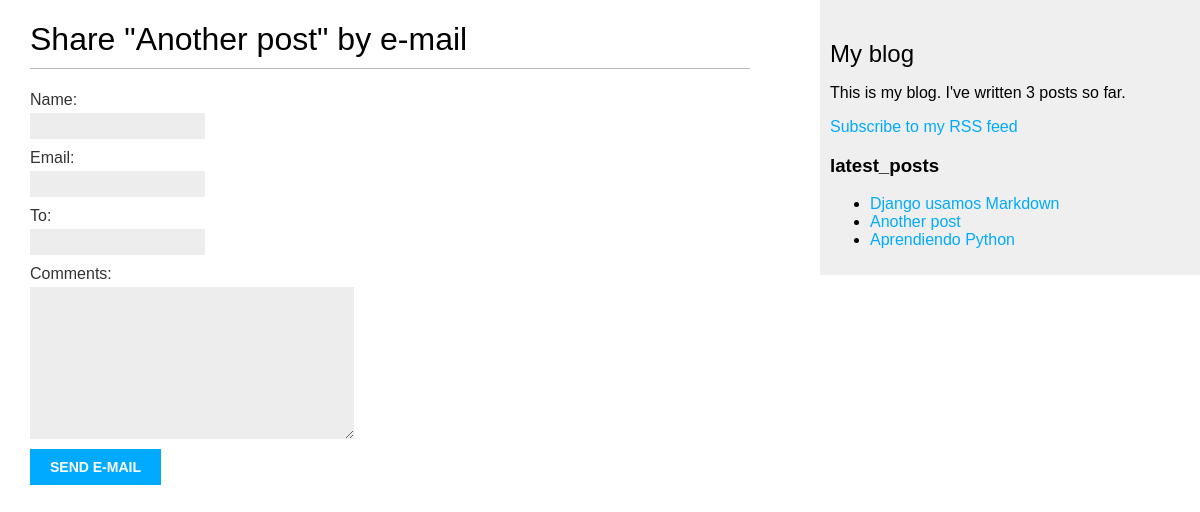
/blog/3/share/, run on the app's committed database.
### blog/models.py (models this page shows, shortened)
class Post(models.Model):    # clase que define el modelo de datos
    class Status(models.TextChoices):
        DRAFT = 'DF', 'Draft'
        PUBLISHED = 'PB', 'Published'
    title = models.CharField(max_length=250)
    slug = models.SlugField(max_length=250,
                            unique_for_date='publish')
    author = models.ForeignKey(User, on_delete=models.CASCADE, related_name='blog_posts') # relacion de muchos a uno
    body = models.TextField()
    publish = models.DateTimeField(default=timezone.now)
    created = models.DateTimeField(auto_now_add=True)
    updated = models.DateTimeField(auto_now=True)
    status = models.CharField(max_length=2,
                              choices=Status.choices,
                              default=Status.DRAFT)
    tags = TaggableManager()
    objects = models.Manager() # el administrador por defecto
    published = PublishedManager() # nuestro administrador personalizado
    class Meta: # clase interna que define metadatos o metaclases.
        ordering = ['-publish']
        indexes = [
           models.Index(fields=['-publish']),
        ]
    def get_absolute_url(self): # metodo que devuelve la url absoluta de un objeto, url canonica
        return reverse('blog:post_detail', args=[self.publish.year,
                                                 self.publish.month,
                                                 self.publish.day,
                                                 self.slug])

### blog/views.py (the view)
def post_share(request, post_id):# vista para compartir un post por correo
    post = get_object_or_404(Post, id=post_id, status=Post.Status.PUBLISHED) # obtener el post por id
    sent = False
    if request.method == 'POST':
       form = EmailPostForm(request.POST) # crear un formulario con los datos enviados
       if form.is_valid():
           cd = form.cleaned_data
           post_url = request.build_absolute_uri(post.get_absolute_url())
           subject = f"{cd['name']} recommends you read {post.title}"
           message = f"Read {post.title} at {post_url}\n\n" \
                     f"{cd['name']}\'s comments: {cd['comments']}"
           send_mail(subject, message, 'gompatri@gmail.com', [cd['to']])  # Mi correo
           sent = True
    else:
        form = EmailPostForm()  # formulario vacio
    return render(request, 'blog/post/share.html', {'post': post,
                                                    'form': form,
                                                    'sent': sent})   # contexto que se pasa a la plantilla

### blog/forms.py
class EmailPostForm(forms.Form):
    name = forms.CharField(max_length=25)
    email = forms.EmailField()
    to = forms.EmailField()
    comments = forms.CharField(required=False,
    widget=forms.Textarea)

### blog/models.py (called while the page is built)
    def get_queryset(self):
        return super().get_queryset()\
                    .filter(status=Post.Status.PUBLISHED)

### blog/templatetags/blog_tags.py (called while the page is built)
@register.simple_tag   # decorador que convierte la funcion en un tag personalizado
def total_posts():
    return Post.published.count()

@register.inclusion_tag('blog/post/latest_posts.html') #con el decorador inclusion_tag se crea un tag que renderiza un template y retorna un diccionario de contexto.
def show_latest_posts(count=5):
    latest_posts = Post.published.order_by('-publish')[:count] # obtener los ultimos 5 post ordenados por fecha de publicacion
    return {'latest_posts': latest_posts}

### blog/templates/blog/post/share.html (shortened to what this page needs)
{% extends "blog/base.html" %}
{% block content %}
    {% if sent %}
        <h1>E-mail successfully sent</h1>
        <p>
            "{{ post.title }}" was successfully sent to {{ form.cleaned_data.to }}.
        </p>
    {% else %}
        <h1>Share "{{ post.title }}" by e-mail</h1>
        <form method="post">
            {{ form.as_p }}
            <input type="submit" value="Send e-mail">
        </form>
    {% endif %}
{% endblock %}

### blog/templates/blog/post/latest_posts.html
<ul>
  {% for post in latest_posts %}
   <li>
      <a href="{{ post.get_absolute_url }}">{{ post.title }}</a>
   </li>
  {% endfor %}
</ul>

### blog/static/css/blog.css (style rules this page uses)
body { margin:0; padding:0; font-family:helvetica, sans-serif; }
a { color:#00abff; text-decoration:none; }
h1 { font-weight:normal; border-bottom:1px solid #bbb; padding:0 0 10px 0; }
label { float:left; clear:both; color:#333; margin-bottom:4px; }
input, textarea { clear:both; float:left; margin:0 0 10px; background:#ededed; border:0; padding:6px 10px; font-size:12px; }
input[type=submit] { font-weight:bold; background:#00abff; color:#fff; padding:10px 20px; font-size:14px; text-transform:uppercase; }

### data on the page
Post: title "Another post"
Post: title "Django usamos Markdown"
Post: title "Aprendiendo Python"
